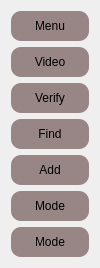
           <widget class="QFrame" name="sidebarmenucontainer_2">
            <property name="maximumSize">
             <size>
              <width>100</width>
              <height>16777215</height>
             </size>
            </property>
            <property name="styleSheet">
             <string notr="true"/>
            </property>
            <property name="frameShape">
             <enum>QFrame::NoFrame</enum>
            </property>
            <property name="lineWidth">
             <number>4</number>
            </property>
            <property name="midLineWidth">
             <number>4</number>
            </property>
            <layout class="QVBoxLayout" name="verticalLayout">
             <item>
              <widget class="QPushButton" name="toggle">
               <property name="maximumSize">
                <size>
                 <width>200</width>
                 <height>16777215</height>
                </size>
               </property>
               <property name="cursor">
                <cursorShape>PointingHandCursor</cursorShape>
               </property>
               <property name="toolTip">
                <string/>
               </property>
               <property name="toolTipDuration">
                <number>1000</number>
               </property>
               <property name="statusTip">
                <string>Toggle</string>
               </property>
               <property name="styleSheet">
                <string notr="true">background-color:#988686;
height: 20;
border-radius: 10;
border-color: blue;
padding: 5px;
font: 10pt &quot;Arial Rounded MT Bold&quot;;
</string>
               </property>
               <property name="text">
                <string>Menu</string>
               </property>
               <property name="icon">
                <iconset resource="feather/icons.qrc">
                 <normaloff>:/icons/menu.svg</normaloff>:/icons/menu.svg</iconset>
               </property>
               <property name="iconSize">
                <size>
                 <width>50</width>
                 <height>20</height>
                </size>
               </property>
               <property name="checkable">
                <bool>false</bool>
               </property>
               <property name="checked">
                <bool>false</bool>
               </property>
               <property name="flat">
                <bool>false</bool>
               </property>
              </widget>
             </item>
             <item>
              <widget class="QPushButton" name="video">
               <property name="maximumSize">
                <size>
                 <width>200</width>
                 <height>16777215</height>
                </size>
               </property>
               <property name="cursor">
                <cursorShape>PointingHandCursor</cursorShape>
               </property>
               <property name="toolTip">
                <string/>
               </property>
               <property name="toolTipDuration">
                <number>500</number>
               </property>
               <property name="statusTip">
                <string>Watch A live feed of the cameras</string>
               </property>
               <property name="layoutDirection">
                <enum>Qt::LeftToRight</enum>
               </property>
               <property name="styleSheet">
                <string notr="true">background-color:#988686;
height: 20;
border-radius: 10;
border-color: blue;
padding: 5px;
font: 10pt &quot;Arial Rounded MT Bold&quot;;
</string>
               </property>
               <property name="text">
                <string>Video</string>
               </property>
               <property name="icon">
                <iconset resource="feather/icons.qrc">
                 <normaloff>:/icons/video.svg</normaloff>:/icons/video.svg</iconset>
               </property>
               <property name="iconSize">
                <size>
                 <width>25</width>
                 <height>25</height>
                </size>
               </property>
              </widget>
             </item>
             <item>
              <widget class="QPushButton" name="verify_sidebar">
               <property name="maximumSize">
                <size>
                 <width>200</width>
                 <height>16777215</height>
                </size>
               </property>
               <property name="cursor">
                <cursorShape>PointingHandCursor</cursorShape>
               </property>
               <property name="toolTip">
                <string/>
               </property>
               <property name="toolTipDuration">
                <number>1000</number>
               </property>
               <property name="statusTip">
                <string>Verify Images</string>
               </property>
               <property name="styleSheet">
                <string notr="true">background-color:#988686;
height: 20;
border-radius: 10;
border-color: blue;
padding: 5px;
font: 10pt &quot;Arial Rounded MT Bold&quot;;
</string>
               </property>
               <property name="text">
                <string>Verify</string>
               </property>
               <property name="icon">
                <iconset resource="feather/icons.qrc">
                 <normaloff>:/icons/check.svg</normaloff>:/icons/check.svg</iconset>
               </property>
               <property name="iconSize">
                <size>
                 <width>20</width>
                 <height>20</height>
                </size>
               </property>
              </widget>
             </item>
             <item>
              <widget class="QPushButton" name="find_btn">
               <property name="enabled">
                <bool>true</bool>
               </property>
               <property name="maximumSize">
                <size>
                 <width>200</width>
                 <height>16777215</height>
                </size>
               </property>
               <property name="cursor">
                <cursorShape>PointingHandCursor</cursorShape>
               </property>
               <property name="toolTip">
                <string/>
               </property>
               <property name="toolTipDuration">
                <number>1000</number>
               </property>
               <property name="statusTip">
                <string>Find Images</string>
               </property>
               <property name="styleSheet">
                <string notr="true">background-color:#988686;
height: 20;
border-radius: 10;
border-color: blue;
padding: 5px;
font: 10pt &quot;Arial Rounded MT Bold&quot;;
</string>
               </property>
               <property name="text">
                <string>Find</string>
               </property>
               <property name="icon">
                <iconset resource="feather/icons.qrc">
                 <normaloff>:/icons/search.svg</normaloff>:/icons/search.svg</iconset>
               </property>
               <property name="iconSize">
                <size>
                 <width>20</width>
                 <height>20</height>
                </size>
               </property>
              </widget>
             </item>
             <item>
              <widget class="QPushButton" name="add_btn">
               <property name="maximumSize">
                <size>
                 <width>200</width>
                 <height>16777215</height>
                </size>
               </property>
               <property name="cursor">
                <cursorShape>PointingHandCursor</cursorShape>
               </property>
               <property name="statusTip">
                <string>Record</string>
               </property>
               <property name="styleSheet">
                <string notr="true">background-color:#988686;
height: 20;
border-radius: 10;
border-color: blue;
padding: 5px;
font: 10pt &quot;Arial Rounded MT Bold&quot;;
</string>
               </property>
               <property name="text">
                <string>Add</string>
               </property>
               <property name="icon">
                <iconset resource="feather/icons.qrc">
                 <normaloff>:/icons/plus.svg</normaloff>:/icons/plus.svg</iconset>
               </property>
              </widget>
             </item>
             <item>
              <widget class="QPushButton" name="light_btn">
               <property name="styleSheet">
                <string notr="true">background-color:#988686;
height: 20;
border-radius: 10;
border-color: blue;
padding: 5px;
font: 10pt &quot;Arial Rounded MT Bold&quot;;
</string>
               </property>
               <property name="text">
                <string>Mode</string>
               </property>
               <property name="icon">
                <iconset resource="feather/icons.qrc">
                 <normaloff>:/icons/sun.svg</normaloff>:/icons/sun.svg</iconset>
               </property>
              </widget>
             </item>
             <item>
              <widget class="QPushButton" name="dark_btn">
               <property name="styleSheet">
                <string notr="true">background-color:#988686;
height: 20;
border-radius: 10;
border-color: blue;
padding: 5px;
font: 10pt &quot;Arial Rounded MT Bold&quot;;
</string>
               </property>
               <property name="text">
                <string>Mode</string>
               </property>
               <property name="icon">
                <iconset resource="feather/icons.qrc">
                 <normaloff>:/icons/moon.svg</normaloff>:/icons/moon.svg</iconset>
               </property>
              </widget>
             </item>
            </layout>
           </widget>
